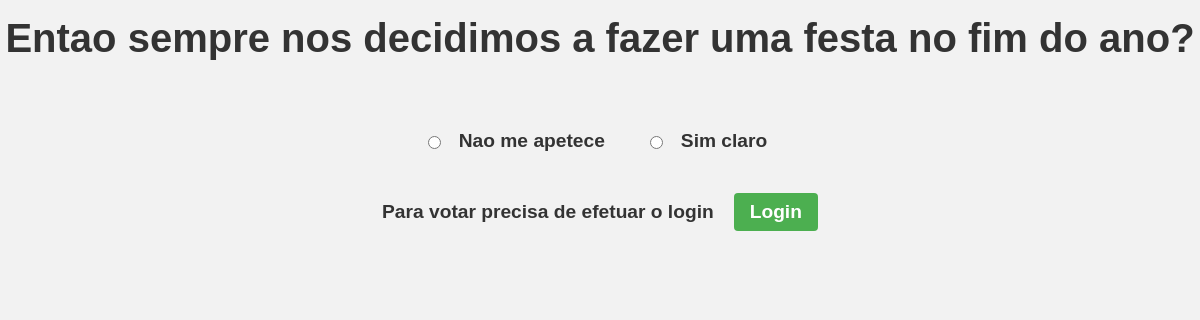
Page /votacao/1 on the committed database.
### votacao/models.py (models this page shows, shortened)
class Questao(models.Model):
    questao_texto = models.CharField(max_length=200)
    pub_data = models.DateTimeField('data de publicacao')

class Opcao(models.Model):
    questao = models.ForeignKey(Questao, on_delete=models.CASCADE)
    opcao_texto = models.CharField(max_length=200)
    votos = models.IntegerField(default=0)

### votacao/views.py (the view)
# urls.py: path('<int:questao_id>', views.detalhe, name='detalhe'),
def detalhe(request, questao_id):
    questao = get_object_or_404(Questao, pk=questao_id)
    return render(request, 'votacao/detalhe.html', {'questao': questao})

### templates/votacao/detalhe.html (shortened to what this page needs)
<!DOCTYPE html>
<html>
<head>
</head>
<body>
	<h1>{{ questao.questao_texto }}</h1>
	<form action="{% url 'votacao:voto' questao.id %}" method="post">
		<div class="form_div">
		{% for opcao in questao.opcao_set.all %}
			<div class="form_sub_div">
				<input type="radio" name="opcao" id="opcao{{ forloop.counter }}" value="{{ opcao.id }}" />
				<label for="opcao{{ forloop.counter }}">{{ opcao.opcao_texto }}</label>
				<br />
			</div>
		{% endfor %}
		</div>
		{% if user.is_authenticated %}
			<input type="submit" value="Voto" />
		{% else %}
		<div class="login_div">
			<p><strong>Para votar precisa de efetuar o login</strong></p>
			<a href="{% url 'votacao:login' %}"><button type="button" class="center">Login</button></a>
		</div>
		{% endif %}
	</form>
</body>
</html>

### templates/votacao/detalhe.html (style rules this page uses)
body { font-family: Arial, sans-serif; background-color: #f2f2f2; color: #333; margin: 0; padding: 0; display: flex; flex-direction: column; align-items: center; }
h1 { font-size: 2.5rem; margin: 1rem 0; }
.form_div { display: flex; flex-direction: row; align-items: center; margin-top: 50px; font-size: 24px; gap: 30px; text-align: center; }
.form_sub_div { display: flex; flex-direction: row; align-items: center; gap: 10px; }
form { display: flex; flex-direction: column; align-items: center; }
label { display: block; text-align: center; font-size: 1.2rem; font-weight: bold; }
input[type="radio"] { margin-right: 0.5rem; }
button { margin-top: 1.5rem; background-color: #4CAF50; color: white; border: none; padding: 0.5rem 1rem; border-radius: 4px; cursor: pointer; font-size: 1.2rem; font-weight: bold; transition: background-color 0.2s ease-in-out; }
p { font-size: 1.2rem; margin: 1rem 0; }
.login_div { display: flex; flex-direction: row; align-items: center; gap: 20px; margin-top: 30px; }
button.center { margin: 0; }

### rows in the picture
Questao: questao_texto "Entao sempre nos decidimos a fazer uma festa no fim do ano?"
Opcao: opcao_texto "Nao me apetece"
Opcao: opcao_texto "Sim claro"
